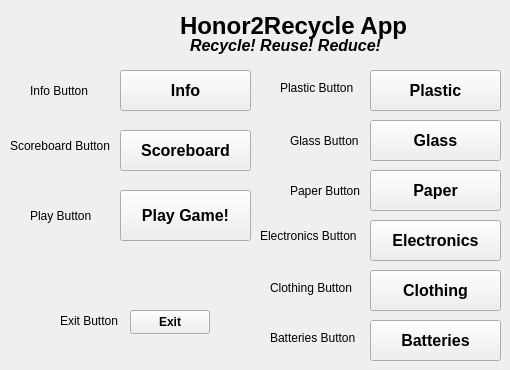
    <widget class="QWidget" name="pageHome">
     <widget class="QToolButton" name="tbtnClothing">
      <property name="geometry">
       <rect>
        <x>370</x>
        <y>270</y>
        <width>131</width>
        <height>41</height>
       </rect>
      </property>
      <property name="font">
       <font>
        <pointsize>12</pointsize>
        <bold>true</bold>
       </font>
      </property>
      <property name="text">
       <string>Clothing</string>
      </property>
     </widget>
     <widget class="QToolButton" name="tbtnScoreboard">
      <property name="geometry">
       <rect>
        <x>120</x>
        <y>130</y>
        <width>131</width>
        <height>41</height>
       </rect>
      </property>
      <property name="font">
       <font>
        <pointsize>12</pointsize>
        <bold>true</bold>
       </font>
      </property>
      <property name="text">
       <string>Scoreboard</string>
      </property>
     </widget>
     <widget class="QLabel" name="labelGlass">
      <property name="geometry">
       <rect>
        <x>290</x>
        <y>130</y>
        <width>121</width>
        <height>21</height>
       </rect>
      </property>
      <property name="text">
       <string>Glass Button</string>
      </property>
     </widget>
     <widget class="QLabel" name="labelInfo">
      <property name="geometry">
       <rect>
        <x>30</x>
        <y>80</y>
        <width>71</width>
        <height>21</height>
       </rect>
      </property>
      <property name="text">
       <string>Info Button</string>
      </property>
     </widget>
     <widget class="QLabel" name="labelHeader2">
      <property name="geometry">
       <rect>
        <x>190</x>
        <y>30</y>
        <width>191</width>
        <height>31</height>
       </rect>
      </property>
      <property name="font">
       <font>
        <pointsize>12</pointsize>
        <italic>true</italic>
        <bold>true</bold>
       </font>
      </property>
      <property name="text">
       <string>Recycle! Reuse! Reduce!</string>
      </property>
     </widget>
     <widget class="QLabel" name="labelScoreboard">
      <property name="geometry">
       <rect>
        <x>10</x>
        <y>130</y>
        <width>141</width>
        <height>31</height>
       </rect>
      </property>
      <property name="text">
       <string>Scoreboard Button</string>
      </property>
     </widget>
     <widget class="QToolButton" name="tbtnPaper">
      <property name="geometry">
       <rect>
        <x>370</x>
        <y>170</y>
        <width>131</width>
        <height>41</height>
       </rect>
      </property>
      <property name="font">
       <font>
        <pointsize>12</pointsize>
        <bold>true</bold>
       </font>
      </property>
      <property name="text">
       <string>Paper</string>
      </property>
     </widget>
     <widget class="QLabel" name="labelPlastic">
      <property name="geometry">
       <rect>
        <x>280</x>
        <y>80</y>
        <width>101</width>
        <height>16</height>
       </rect>
      </property>
      <property name="text">
       <string>Plastic Button</string>
      </property>
     </widget>
     <widget class="QLabel" name="label">
      <property name="geometry">
       <rect>
        <x>180</x>
        <y>0</y>
        <width>241</width>
        <height>51</height>
       </rect>
      </property>
      <property name="font">
       <font>
        <pointsize>18</pointsize>
        <bold>true</bold>
       </font>
      </property>
      <property name="text">
       <string>Honor2Recycle App</string>
      </property>
     </widget>
     <widget class="QToolButton" name="tbtnInfo">
      <property name="geometry">
       <rect>
        <x>120</x>
        <y>70</y>
        <width>131</width>
        <height>41</height>
       </rect>
      </property>
      <property name="font">
       <font>
        <pointsize>12</pointsize>
        <bold>true</bold>
       </font>
      </property>
      <property name="text">
       <string>Info</string>
      </property>
     </widget>
     <widget class="QToolButton" name="tbtnPlastic">
      <property name="geometry">
       <rect>
        <x>370</x>
        <y>70</y>
        <width>131</width>
        <height>41</height>
       </rect>
      </property>
      <property name="font">
       <font>
        <pointsize>12</pointsize>
        <bold>true</bold>
       </font>
      </property>
      <property name="text">
       <string>Plastic</string>
      </property>
     </widget>
     <widget class="QLabel" name="labelBatteries">
      <property name="geometry">
       <rect>
        <x>270</x>
        <y>330</y>
        <width>91</width>
        <height>16</height>
       </rect>
      </property>
      <property name="text">
       <string>Batteries Button</string>
      </property>
     </widget>
     <widget class="QLabel" name="labelElectronics">
      <property name="geometry">
       <rect>
        <x>260</x>
        <y>220</y>
        <width>111</width>
        <height>31</height>
       </rect>
      </property>
      <property name="text">
       <string>Electronics Button</string>
      </property>
     </widget>
     <widget class="QLabel" name="labelPaper">
      <property name="geometry">
       <rect>
        <x>290</x>
        <y>180</y>
        <width>91</width>
        <height>21</height>
       </rect>
      </property>
      <property name="text">
       <string>Paper Button</string>
      </property>
     </widget>
     <widget class="QToolButton" name="tbtnElectronics">
      <property name="geometry">
       <rect>
        <x>370</x>
        <y>220</y>
        <width>131</width>
        <height>41</height>
       </rect>
      </property>
      <property name="font">
       <font>
        <pointsize>12</pointsize>
        <bold>true</bold>
       </font>
      </property>
      <property name="text">
       <string>Electronics</string>
      </property>
     </widget>
     <widget class="QPushButton" name="pbtnExit">
      <property name="geometry">
       <rect>
        <x>130</x>
        <y>310</y>
        <width>80</width>
        <height>24</height>
       </rect>
      </property>
      <property name="font">
       <font>
        <bold>true</bold>
       </font>
      </property>
      <property name="text">
       <string>Exit</string>
      </property>
     </widget>
     <widget class="QLabel" name="labelClothing">
      <property name="geometry">
       <rect>
        <x>270</x>
        <y>280</y>
        <width>111</width>
        <height>16</height>
       </rect>
      </property>
      <property name="text">
       <string>Clothing Button</string>
      </property>
     </widget>
     <widget class="QToolButton" name="tbtnGlass">
      <property name="geometry">
       <rect>
        <x>370</x>
        <y>120</y>
        <width>131</width>
        <height>41</height>
       </rect>
      </property>
      <property name="font">
       <font>
        <pointsize>12</pointsize>
        <bold>true</bold>
       </font>
      </property>
      <property name="text">
       <string>Glass</string>
      </property>
     </widget>
     <widget class="QToolButton" name="tbtnBatteries">
      <property name="geometry">
       <rect>
        <x>370</x>
        <y>320</y>
        <width>131</width>
        <height>41</height>
       </rect>
      </property>
      <property name="font">
       <font>
        <pointsize>12</pointsize>
        <bold>true</bold>
       </font>
      </property>
      <property name="text">
       <string>Batteries</string>
      </property>
     </widget>
     <widget class="QLabel" name="labelExit">
      <property name="geometry">
       <rect>
        <x>60</x>
        <y>310</y>
        <width>91</width>
        <height>21</height>
       </rect>
      </property>
      <property name="text">
       <string>Exit Button</string>
      </property>
     </widget>
     <widget class="QToolButton" name="tbtnPlayGame">
      <property name="geometry">
       <rect>
        <x>120</x>
        <y>190</y>
        <width>131</width>
        <height>51</height>
       </rect>
      </property>
      <property name="font">
       <font>
        <pointsize>12</pointsize>
        <bold>true</bold>
       </font>
      </property>
      <property name="text">
       <string>Play Game!</string>
      </property>
     </widget>
     <widget class="QLabel" name="labelPlayButton">
      <property name="geometry">
       <rect>
        <x>30</x>
        <y>200</y>
        <width>71</width>
        <height>31</height>
       </rect>
      </property>
      <property name="text">
       <string>Play Button</string>
      </property>
     </widget>
    </widget>
